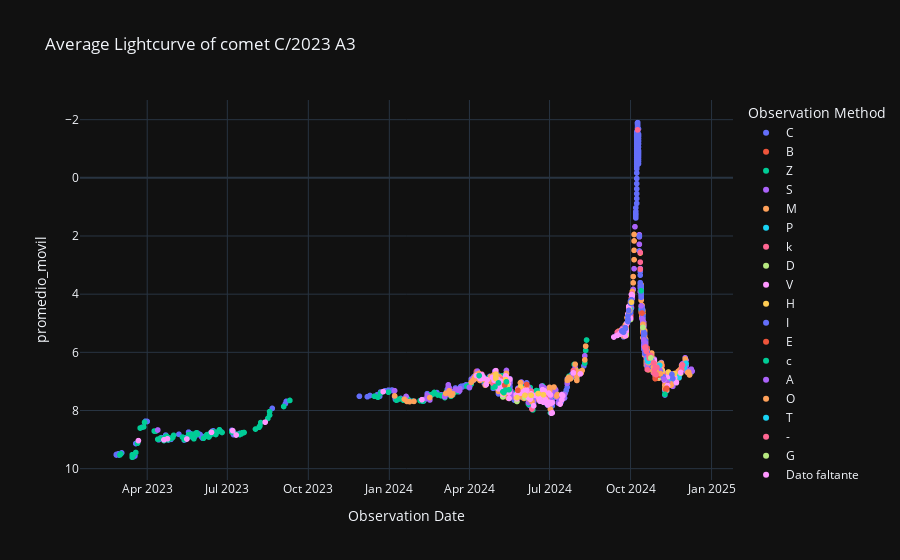

Notebook code cell kept with this figure:
### Code cell
# Curva de luz Promediada
labels = {'obs_date':'Observation Date','magnitud_reducida':'Max apparent total magnitude reduced', 'obs_method_key' : 'Observation Method'}
fig = px.scatter(curva_de_luz_promediada_df, x='obs_date', y='promedio_movil', color='obs_method_key', template= 'plotly_dark', labels= labels, title= f'Average Lightcurve of comet {nombre_cometa}')
fig.update_yaxes(autorange="reversed")
fig.show()

### Figure 1 — Plotly figure (JSON) as saved in the notebook; plotly's stock layout.template omitted (floating-point values rounded to 4 significant figures; data arrays with more than 128 entries replaced by an {"elided": "..."} marker saying what was removed)
{"data": [{"hovertemplate": "Observation Method=C<br>Observation Date=%{x}<br>promedio_movil=%{y}<extra></extra>", "legendgroup": "C", "marker": {"color": "#636efa", "symbol": "circle"}, "mode": "markers", "name": "C", "showlegend": true, "type": "scattergl", "x": {"elided": "583 str values"}, "xaxis": "x", "y": {"elided": "583 float values"}, "yaxis": "y"}, {"hovertemplate": "Observation Method=B<br>Observation Date=%{x}<br>promedio_movil=%{y}<extra></extra>", "legendgroup": "B", "marker": {"color": "#EF553B", "symbol": "circle"}, "mode": "markers", "name": "B", "showlegend": true, "type": "scattergl", "x": {"elided": "157 str values"}, "xaxis": "x", "y": {"elided": "157 float values"}, "yaxis": "y"}, {"hovertemplate": "Observation Method=Z<br>Observation Date=%{x}<br>promedio_movil=%{y}<extra></extra>", "legendgroup": "Z", "marker": {"color": "#00cc96", "symbol": "circle"}, "mode": "markers", "name": "Z", "showlegend": true, "type": "scattergl", "x": {"elided": "347 str values"}, "xaxis": "x", "y": {"elided": "347 float values"}, "yaxis": "y"}, {"hovertemplate": "Observation Method=S<br>Observation Date=%{x}<br>promedio_movil=%{y}<extra></extra>", "legendgroup": "S", "marker": {"color": "#ab63fa", "symbol": "circle"}, "mode": "markers", "name": "S", "showlegend": true, "type": "scattergl", "x": {"elided": "424 str values"}, "xaxis": "x", "y": {"elided": "424 float values"}, "yaxis": "y"}, {"hovertemplate": "Observation Method=M<br>Observation Date=%{x}<br>promedio_movil=%{y}<extra></extra>", "legendgroup": "M", "marker": {"color": "#FFA15A", "symbol": "circle"}, "mode": "markers", "name": "M", "showlegend": true, "type": "scattergl", "x": {"elided": "516 str values"}, "xaxis": "x", "y": {"elided": "516 float values"}, "yaxis": "y"}, {"hovertemplate": "Observation Method=P<br>Observation Date=%{x}<br>promedio_movil=%{y}<extra></extra>", "legendgroup": "P", "marker": {"color": "#19d3f3", "symbol": "circle"}, "mode": "markers", "name": "P", "showlegend": true, "type": "scattergl", "x": ["2024-12-03T00:00:00", "2024-12-01T00:00:00", "2024-11-25T00:00:00", "2024-11-23T00:00:00", "2024-11-21T00:00:00", "2024-11-16T00:00:00", "2024-10-28T00:00:00", "2024-10-22T00:00:00", "2024-10-20T00:00:00", "2024-10-16T00:00:00", "2024-10-16T00:00:00", "2024-10-15T00:00:00", "2024-10-14T00:00:00", "2024-10-14T00:00:00", "2024-10-13T00:00:00", "2024-10-13T00:00:00", "2024-10-12T00:00:00", "2024-10-01T00:00:00"], "xaxis": "x", "y": [6.379, 6.533, 6.874, 6.825, 6.967, 6.894, 6.621, 6.141, 6.46, 5.472, 5.561, 4.735, 4.531, 4.575, 4.515, 3.851, 3.155, 4.521], "yaxis": "y"}, {"hovertemplate": "Observation Method=k<br>Observation Date=%{x}<br>promedio_movil=%{y}<extra></extra>", "legendgroup": "k", "marker": {"color": "#FF6692", "symbol": "circle"}, "mode": "markers", "name": "k", "showlegend": true, "type": "scattergl", "x": ["2024-11-29T00:00:00", "2024-11-28T00:00:00", "2024-11-27T00:00:00", "2024-11-22T00:00:00", "2024-11-12T00:00:00", "2024-11-01T00:00:00", "2024-10-28T00:00:00", "2024-10-24T00:00:00", "2024-10-23T00:00:00", "2024-10-20T00:00:00", "2024-10-19T00:00:00", "2024-10-03T00:00:00", "2024-10-02T00:00:00", "2024-10-01T00:00:00", "2024-09-29T00:00:00", "2024-09-28T00:00:00", "2024-09-27T00:00:00", "2024-09-26T00:00:00", "2024-09-26T00:00:00", "2024-09-25T00:00:00", "2024-09-25T00:00:00", "2024-09-25T00:00:00", "2024-09-24T00:00:00", "2024-09-21T00:00:00", "2024-09-19T00:00:00", "2024-09-19T00:00:00", "2024-09-16T00:00:00", "2024-07-28T00:00:00", "2024-06-26T00:00:00", "2024-06-11T00:00:00", "2024-06-10T00:00:00", "2024-05-31T00:00:00", "2024-05-13T00:00:00", "2024-05-13T00:00:00", "2024-05-13T00:00:00", "2024-05-12T00:00:00", "2024-05-12T00:00:00", "2024-05-12T00:00:00", "2024-05-12T00:00:00", "2024-05-07T00:00:00", "2024-05-03T00:00:00", "2024-05-02T00:00:00", "2024-05-01T00:00:00", "2024-05-01T00:00:00", "2024-04-28T00:00:00", "2024-04-15T00:00:00"], "xaxis": "x", "y": [6.432, 6.57, 6.678, 7.019, 6.748, 6.75, 6.326, 6.346, 6.298, 6.531, 6.075, 3.993, 4.131, 4.749, 4.528, 4.708, 4.993, 5.108, 5.225, 5.2, 5.326, 5.237, 5.261, 5.214, 5.36, 5.313, 5.304, 6.628, 7.544, 7.95, 7.341, 7.29, 7.442, 6.923, 6.901, 7.01, 7.019, 7.004, 7.002, 6.928, 7.058, 7.105, 6.707, 6.651, 7.071, 6.758], "yaxis": "y"}, {"hovertemplate": "Observation Method=D<br>Observation Date=%{x}<br>promedio_movil=%{y}<extra></extra>", "legendgroup": "D", "marker": {"color": "#B6E880", "symbol": "circle"}, "mode": "markers", "name": "D", "showlegend": true, "type": "scattergl", "x": ["2024-11-27T00:00:00", "2024-11-22T00:00:00", "2024-11-20T00:00:00", "2024-11-13T00:00:00", "2024-11-02T00:00:00", "2024-11-01T00:00:00", "2024-10-03T00:00:00", "2024-10-02T00:00:00", "2024-10-01T00:00:00", "2024-09-28T00:00:00", "2024-09-27T00:00:00", "2024-09-26T00:00:00", "2024-09-26T00:00:00", "2024-09-25T00:00:00", "2024-09-25T00:00:00", "2024-09-25T00:00:00", "2024-09-24T00:00:00", "2024-06-24T00:00:00", "2024-06-18T00:00:00", "2024-06-10T00:00:00", "2024-06-03T00:00:00", "2024-05-29T00:00:00", "2024-05-25T00:00:00", "2024-05-14T00:00:00", "2024-05-13T00:00:00", "2024-05-10T00:00:00", "2024-05-09T00:00:00"], "xaxis": "x", "y": [6.719, 7.044, 6.901, 6.838, 6.859, 6.791, 4.019, 4.203, 4.871, 4.775, 4.995, 5.218, 5.383, 5.16, 5.282, 5.404, 5.275, 7.582, 7.418, 7.539, 7.556, 7.28, 7.689, 7.093, 7.352, 7.448, 7.534], "yaxis": "y"}, {"hovertemplate": "Observation Method=V<br>Observation Date=%{x}<br>promedio_movil=%{y}<extra></extra>", "legendgroup": "V", "marker": {"color": "#FF97FF", "symbol": "circle"}, "mode": "markers", "name": "V", "showlegend": true, "type": "scattergl", "x": ["2024-11-27T00:00:00", "2024-11-22T00:00:00", "2024-11-20T00:00:00", "2024-11-13T00:00:00", "2024-11-12T00:00:00", "2024-11-08T00:00:00", "2024-11-06T00:00:00", "2024-11-02T00:00:00", "2024-11-01T00:00:00", "2024-10-28T00:00:00", "2024-10-20T00:00:00", "2024-10-16T00:00:00", "2024-10-15T00:00:00", "2024-10-03T00:00:00", "2024-10-02T00:00:00", "2024-10-01T00:00:00", "2024-09-30T00:00:00", "2024-09-29T00:00:00", "2024-09-28T00:00:00", "2024-09-27T00:00:00", "2024-09-26T00:00:00", "2024-09-26T00:00:00", "2024-09-25T00:00:00", "2024-09-25T00:00:00", "2024-09-25T00:00:00", "2024-09-24T00:00:00", "2024-09-21T00:00:00", "2024-09-19T00:00:00", "2024-09-19T00:00:00", "2024-09-16T00:00:00", "2024-09-12T00:00:00", "2024-08-05T00:00:00", "2024-07-28T00:00:00", "2024-07-16T00:00:00", "2024-07-15T00:00:00", "2024-07-15T00:00:00", "2024-07-13T00:00:00", "2024-07-04T00:00:00", "2024-07-04T00:00:00", "2024-07-03T00:00:00", "2024-07-02T00:00:00", "2024-07-02T00:00:00", "2024-06-30T00:00:00", "2024-06-30T00:00:00", "2024-06-29T00:00:00", "2024-06-28T00:00:00", "2024-06-26T00:00:00", "2024-06-25T00:00:00", "2024-06-24T00:00:00", "2024-06-24T00:00:00", "2024-06-23T00:00:00", "2024-06-20T00:00:00", "2024-06-19T00:00:00", "2024-06-18T00:00:00", "2024-06-15T00:00:00", "2024-06-13T00:00:00", "2024-06-10T00:00:00", "2024-06-09T00:00:00", "2024-06-07T00:00:00", "2024-06-05T00:00:00", "2024-06-03T00:00:00", "2024-05-31T00:00:00", "2024-05-29T00:00:00", "2024-05-26T00:00:00", "2024-05-25T00:00:00", "2024-05-24T00:00:00", "2024-05-17T00:00:00", "2024-05-16T00:00:00", "2024-05-16T00:00:00", "2024-05-15T00:00:00", "2024-05-14T00:00:00", "2024-05-14T00:00:00", "2024-05-13T00:00:00", "2024-05-12T00:00:00", "2024-05-11T00:00:00", "2024-05-10T00:00:00", "2024-05-10T00:00:00", "2024-05-09T00:00:00", "2024-05-07T00:00:00", "2024-05-06T00:00:00", "2024-05-05T00:00:00", "2024-05-04T00:00:00", "2024-05-03T00:00:00", "2024-05-03T00:00:00", "2024-05-02T00:00:00", "2024-05-01T00:00:00", "2024-04-29T00:00:00", "2024-04-27T00:00:00", "2024-04-21T00:00:00", "2024-04-20T00:00:00", "2024-04-17T00:00:00", "2024-04-16T00:00:00", "2024-04-15T00:00:00", "2024-04-15T00:00:00", "2024-04-14T00:00:00", "2024-04-13T00:00:00", "2024-04-13T00:00:00", "2024-04-09T00:00:00", "2024-02-07T00:00:00", "2023-12-25T00:00:00", "2023-08-13T00:00:00", "2023-07-11T00:00:00", "2023-07-07T00:00:00", "2023-06-13T00:00:00", "2023-05-16T00:00:00", "2023-04-24T00:00:00", "2023-04-20T00:00:00", "2023-03-22T00:00:00"], "xaxis": "x", "y": [6.693, 7.038, 6.853, 6.821, 7.146, 6.943, 6.623, 6.737, 6.808, 6.27, 6.554, 5.072, 5.046, 4.052, 4.012, 4.827, 4.585, 4.428, 4.685, 5.005, 5.26, 5.269, 5.191, 5.437, 5.248, 5.303, 5.245, 5.352, 5.378, 5.418, 5.473, 6.741, 6.708, 7.493, 7.462, 7.633, 7.779, 7.732, 8.081, 8.095, 7.758, 7.465, 7.401, 7.711, 7.808, 7.74, 7.608, 7.319, 7.717, 7.505, 7.285, 7.681, 7.574, 7.5, 7.481, 7.838, 7.429, 7.61, 7.551, 7.302, 7.401, 7.3, 7.402, 7.292, 7.6, 7.46, 6.923, 7.385, 7.585, 7.094, 7.083, 7.215, 6.857, 6.811, 7.23, 7.226, 7.337, 7.445, 7.002, 7.253, 7.167, 7.251, 6.926, 7.177, 7.218, 6.629, 6.957, 6.862, 6.946, 7.11, 6.887, 6.848, 6.878, 6.778, 6.913, 6.864, 6.899, 6.801, 7.628, 7.351, 8.401, 8.843, 8.693, 8.75, 8.981, 8.975, 9.008, 9.036], "yaxis": "y"}, {"hovertemplate": "Observation Method=H<br>Observation Date=%{x}<br>promedio_movil=%{y}<extra></extra>", "legendgroup": "H", "marker": {"color": "#FECB52", "symbol": "circle"}, "mode": "markers", "name": "H", "showlegend": true, "type": "scattergl", "x": ["2024-11-20T00:00:00", "2024-11-13T00:00:00", "2024-11-06T00:00:00", "2024-11-02T00:00:00", "2024-06-24T00:00:00", "2024-06-18T00:00:00", "2024-06-10T00:00:00", "2024-06-03T00:00:00", "2024-05-29T00:00:00", "2024-05-25T00:00:00", "2024-05-14T00:00:00", "2024-05-13T00:00:00", "2024-05-13T00:00:00", "2024-05-12T00:00:00", "2024-05-12T00:00:00", "2024-05-10T00:00:00", "2024-05-09T00:00:00", "2024-05-01T00:00:00", "2024-05-01T00:00:00", "2024-05-01T00:00:00", "2024-05-01T00:00:00"], "xaxis": "x", "y": [6.728, 6.676, 6.634, 6.781, 7.46, 7.42, 7.472, 7.477, 7.191, 7.556, 7.129, 7.116, 7.047, 6.951, 6.939, 7.415, 7.378, 6.904, 6.847, 6.753, 6.751], "yaxis": "y"}, {"hovertemplate": "Observation Method=I<br>Observation Date=%{x}<br>promedio_movil=%{y}<extra></extra>", "legendgroup": "I", "marker": {"color": "#636efa", "symbol": "circle"}, "mode": "markers", "name": "I", "showlegend": true, "type": "scattergl", "x": ["2024-11-18T00:00:00", "2024-11-17T00:00:00", "2024-11-07T00:00:00", "2024-11-04T00:00:00", "2024-11-03T00:00:00", "2024-11-01T00:00:00", "2024-10-25T00:00:00", "2024-10-23T00:00:00", "2024-10-23T00:00:00", "2024-10-23T00:00:00", "2024-10-22T00:00:00", "2024-10-22T00:00:00", "2024-10-21T00:00:00", "2024-10-20T00:00:00", "2024-10-20T00:00:00", "2024-10-20T00:00:00", "2024-10-20T00:00:00", "2024-10-20T00:00:00", "2024-10-19T00:00:00", "2024-10-19T00:00:00", "2024-10-19T00:00:00", "2024-10-18T00:00:00", "2024-10-18T00:00:00", "2024-10-18T00:00:00", "2024-10-18T00:00:00", "2024-10-17T00:00:00", "2024-10-17T00:00:00", "2024-10-17T00:00:00", "2024-10-17T00:00:00", "2024-10-17T00:00:00", "2024-10-16T00:00:00", "2024-10-16T00:00:00", "2024-10-16T00:00:00", "2024-10-16T00:00:00", "2024-10-16T00:00:00", "2024-10-16T00:00:00", "2024-10-16T00:00:00", "2024-10-16T00:00:00", "2024-10-16T00:00:00", "2024-10-16T00:00:00", "2024-10-15T00:00:00", "2024-10-15T00:00:00", "2024-10-15T00:00:00", "2024-10-15T00:00:00", "2024-10-15T00:00:00", "2024-10-15T00:00:00", "2024-10-15T00:00:00", "2024-10-15T00:00:00", "2024-10-14T00:00:00", "2024-10-14T00:00:00", "2024-10-14T00:00:00", "2024-10-14T00:00:00", "2024-10-14T00:00:00", "2024-10-14T00:00:00", "2024-10-13T00:00:00", "2024-10-13T00:00:00", "2024-10-13T00:00:00", "2024-10-13T00:00:00", "2024-10-13T00:00:00", "2024-10-13T00:00:00", "2024-10-13T00:00:00", "2024-10-13T00:00:00", "2024-10-13T00:00:00", "2024-10-13T00:00:00", "2024-10-13T00:00:00", "2024-10-13T00:00:00", "2024-10-12T00:00:00", "2024-10-12T00:00:00", "2024-10-12T00:00:00", "2024-10-12T00:00:00", "2024-10-11T00:00:00", "2024-10-11T00:00:00", "2024-10-10T00:00:00", "2024-10-08T00:00:00", "2024-10-02T00:00:00", "2024-10-02T00:00:00", "2024-10-02T00:00:00", "2024-10-02T00:00:00", "2024-10-01T00:00:00", "2024-10-01T00:00:00", "2024-10-01T00:00:00", "2024-10-01T00:00:00", "2024-10-01T00:00:00", "2024-10-01T00:00:00", "2024-10-01T00:00:00", "2024-09-30T00:00:00", "2024-09-30T00:00:00", "2024-09-30T00:00:00", "2024-09-29T00:00:00", "2024-09-29T00:00:00", "2024-09-29T00:00:00", "2024-09-29T00:00:00", "2024-09-28T00:00:00", "2024-09-28T00:00:00", "2024-09-28T00:00:00", "2024-09-28T00:00:00", "2024-09-28T00:00:00", "2024-09-25T00:00:00", "2024-09-25T00:00:00", "2024-09-25T00:00:00", "2024-09-23T00:00:00", "2024-09-23T00:00:00", "2024-09-22T00:00:00", "2024-09-21T00:00:00"], "xaxis": "x", "y": [6.901, 6.76, 6.842, 6.653, 6.644, 6.715, 6.258, 6.486, 6.165, 6.187, 6.178, 6.189, 6.327, 6.5, 6.365, 6.265, 6.209, 5.998, 5.964, 5.964, 5.953, 5.954, 5.599, 5.754, 5.843, 6.047, 5.867, 5.579, 5.356, 5.723, 5.891, 5.668, 5.461, 5.306, 5.55, 5.395, 5.328, 5.395, 5.55, 5.484, 5.084, 5.002, 5.024, 4.935, 4.813, 4.746, 4.813, 5.024, 4.628, 4.43, 4.564, 4.453, 4.564, 4.631, 4.108, 4.006, 4.051, 3.729, 3.984, 3.851, 3.829, 3.851, 3.718, 3.706, 3.784, 3.906, 3.789, 3.606, 3.221, 3.188, 2.515, 2.002, -1.182, 0.2004, 4.234, 4.192, 4.198, 4.32, 4.244, 4.235, 4.308, 4.58, 4.583, 4.594, 4.638, 4.607, 4.575, 4.599, 4.637, 4.659, 4.605, 4.596, 4.751, 4.853, 4.886, 4.908, 4.942, 5.186, 5.151, 5.171, 5.305, 5.29, 5.288, 5.264], "yaxis": "y"}, {"hovertemplate": "Observation Method=E<br>Observation Date=%{x}<br>promedio_movil=%{y}<extra></extra>", "legendgroup": "E", "marker": {"color": "#EF553B", "symbol": "circle"}, "mode": "markers", "name": "E", "showlegend": true, "type": "scattergl", "x": ["2024-11-11T00:00:00", "2024-11-10T00:00:00", "2024-11-02T00:00:00", "2024-10-31T00:00:00", "2024-10-30T00:00:00", "2024-10-29T00:00:00", "2024-10-23T00:00:00", "2024-10-22T00:00:00", "2024-10-14T00:00:00", "2024-05-11T00:00:00"], "xaxis": "x", "y": [7.235, 7.272, 6.781, 6.706, 6.612, 6.902, 6.12, 6.111, 4.649, 7.13], "yaxis": "y"}, {"hovertemplate": "Observation Method=c<br>Observation Date=%{x}<br>promedio_movil=%{y}<extra></extra>", "legendgroup": "c", "marker": {"color": "#00cc96", "symbol": "circle"}, "mode": "markers", "name": "c", "showlegend": true, "type": "scattergl", "x": ["2024-11-09T00:00:00", "2024-11-01T00:00:00", "2024-10-13T00:00:00", "2024-05-16T00:00:00", "2024-05-13T00:00:00", "2024-05-12T00:00:00", "2024-05-10T00:00:00", "2024-05-09T00:00:00", "2024-05-04T00:00:00", "2024-04-30T00:00:00", "2024-04-12T00:00:00"], "xaxis": "x", "y": [7.446, 6.704, 3.884, 7.285, 7.012, 7.299, 7.381, 7.356, 7.051, 7.188, 6.801], "yaxis": "y"}, {"hovertemplate": "Observation Method=A<br>Observation Date=%{x}<br>promedio_movil=%{y}<extra></extra>", "legendgroup": "A", "marker": {"color": "#ab63fa", "symbol": "circle"}, "mode": "markers", "name": "A", "showlegend": true, "type": "scattergl", "x": ["2024-11-08T00:00:00", "2024-11-03T00:00:00", "2024-11-02T00:00:00", "2024-10-24T00:00:00", "2024-10-22T00:00:00", "2024-10-20T00:00:00", "2024-10-19T00:00:00", "2024-10-18T00:00:00", "2024-10-18T00:00:00", "2024-10-17T00:00:00", "2024-10-16T00:00:00", "2024-10-16T00:00:00", "2024-10-16T00:00:00", "2024-10-15T00:00:00", "2024-10-14T00:00:00", "2024-10-13T00:00:00"], "xaxis": "x", "y": [6.921, 6.6, 6.592, 6.279, 6.278, 6.42, 6.198, 5.688, 5.932, 5.723, 5.572, null, null, 4.946, 4.847, 4.401], "yaxis": "y"}, {"hovertemplate": "Observation Method=O<br>Observation Date=%{x}<br>promedio_movil=%{y}<extra></extra>", "legendgroup": "O", "marker": {"color": "#FFA15A", "symbol": "circle"}, "mode": "markers", "name": "O", "showlegend": true, "type": "scattergl", "x": ["2024-11-04T00:00:00", "2024-10-30T00:00:00", "2024-10-28T00:00:00", "2024-10-27T00:00:00", "2024-10-22T00:00:00", "2024-10-21T00:00:00", "2024-10-15T00:00:00", "2024-09-29T00:00:00"], "xaxis": "x", "y": [6.731, 6.601, 6.588, 6.509, 6.356, 6.349, 5.035, 4.573], "yaxis": "y"}, {"hovertemplate": "Observation Method=T<br>Observation Date=%{x}<br>promedio_movil=%{y}<extra></extra>", "legendgroup": "T", "marker": {"color": "#19d3f3", "symbol": "circle"}, "mode": "markers", "name": "T", "showlegend": true, "type": "scattergl", "x": ["2024-11-03T00:00:00", "2024-10-21T00:00:00", "2024-10-20T00:00:00"], "xaxis": "x", "y": [6.444, 6.316, 6.243], "yaxis": "y"}, {"hovertemplate": "Observation Method=-<br>Observation Date=%{x}<br>promedio_movil=%{y}<extra></extra>", "legendgroup": "-", "marker": {"color": "#FF6692", "symbol": "circle"}, "mode": "markers", "name": "-", "showlegend": true, "type": "scattergl", "x": ["2024-10-31T00:00:00", "2024-10-30T00:00:00", "2024-10-29T00:00:00", "2024-10-28T00:00:00", "2024-10-28T00:00:00", "2024-10-27T00:00:00", "2024-10-24T00:00:00", "2024-10-22T00:00:00", "2024-10-22T00:00:00", "2024-10-20T00:00:00", "2024-10-19T00:00:00", "2024-10-18T00:00:00", "2024-10-17T00:00:00", "2024-10-12T00:00:00", "2024-10-12T00:00:00", "2024-10-12T00:00:00", "2024-10-12T00:00:00", "2024-10-09T00:00:00"], "xaxis": "x", "y": [6.518, 6.765, 6.527, 6.728, 6.614, 6.365, 6.108, 6.115, 6.2, 6.589, 5.971, 5.815, 5.837, 3.144, 3.144, 2.899, 2.566, -1.649], "yaxis": "y"}, {"hovertemplate": "Observation Method=G<br>Observation Date=%{x}<br>promedio_movil=%{y}<extra></extra>", "legendgroup": "G", "marker": {"color": "#B6E880", "symbol": "circle"}, "mode": "markers", "name": "G", "showlegend": true, "type": "scattergl", "x": ["2024-10-24T00:00:00", "2024-10-16T00:00:00", "2024-10-15T00:00:00"], "xaxis": "x", "y": [6.19, null, 5.144], "yaxis": "y"}, {"hovertemplate": "Observation Method=Dato faltante<br>Observation Date=%{x}<br>promedio_movil=%{y}<extra></extra>", "legendgroup": "Dato faltante", "marker": {"color": "#FF97FF", "symbol": "circle"}, "mode": "markers", "name": "Dato faltante", "showlegend": true, "type": "scattergl", "x": ["2024-10-16T00:00:00"], "xaxis": "x", "y": [null], "yaxis": "y"}, {"hovertemplate": "Observation Method=t<br>Observation Date=%{x}<br>promedio_movil=%{y}<extra></extra>", "legendgroup": "t", "marker": {"color": "#FECB52", "symbol": "circle"}, "mode": "markers", "name": "t", "showlegend": true, "type": "scattergl", "x": ["2024-10-02T00:00:00", "2024-09-30T00:00:00"], "xaxis": "x", "y": [4.275, 4.556], "yaxis": "y"}, {"hovertemplate": "Observation Method=i<br>Observation Date=%{x}<br>promedio_movil=%{y}<extra></extra>", "legendgroup": "i", "marker": {"color": "#636efa", "symbol": "circle"}, "mode": "markers", "name": "i", "showlegend": true, "type": "scattergl", "x": ["2024-09-29T00:00:00"], "xaxis": "x", "y": [4.56], "yaxis": "y"}, {"hovertemplate": "Observation Method=d<br>Observation Date=%{x}<br>promedio_movil=%{y}<extra></extra>", "legendgroup": "d", "marker": {"color": "#EF553B", "symbol": "circle"}, "mode": "markers", "name": "d", "showlegend": true, "type": "scattergl", "x": ["2024-06-05T00:00:00", "2024-05-26T00:00:00"], "xaxis": "x", "y": [7.106, 7.307], "yaxis": "y"}], "layout": {"legend": {"title": {"text": "Observation Method"}, "tracegroupgap": 0}, "title": {"text": "Average Lightcurve of comet C/2023 A3"}, "xaxis": {"anchor": "y", "domain": [0, 1], "title": {"text": "Observation Date"}}, "yaxis": {"anchor": "x", "autorange": "reversed", "domain": [0, 1], "title": {"text": "promedio_movil"}}}}
